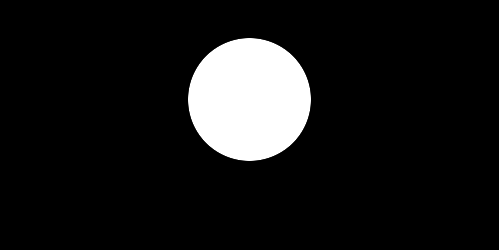
#> input picture 2bit2.png, 499 x 250 px
$ python edgedtection.py
#> lines starting #> are read from the running program, lines starting #| are printed output that depends on the picture; after the words box and inside, x2 and y2 are one past the last pixel; in counts of white or black regions, pixels touching at a corner belong together
import cv2
FILE_NAME='2bit2.png'
img=cv2.imread(FILE_NAME)
#> img is the input picture: shape (250, 499, 3); min 0, max 255, mean 24.2
edges=cv2.Canny(img,100,200)
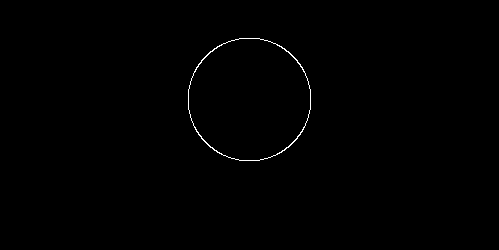
#> edges: shape (250, 499); 0.35% white in thin lines or dots, all inside (x1, y1, x2, y2) = (188, 38, 311, 161)
cv2.imshow('Edges',edges)
cv2.waitKey(0)
cv2.destroyAllWindows()
